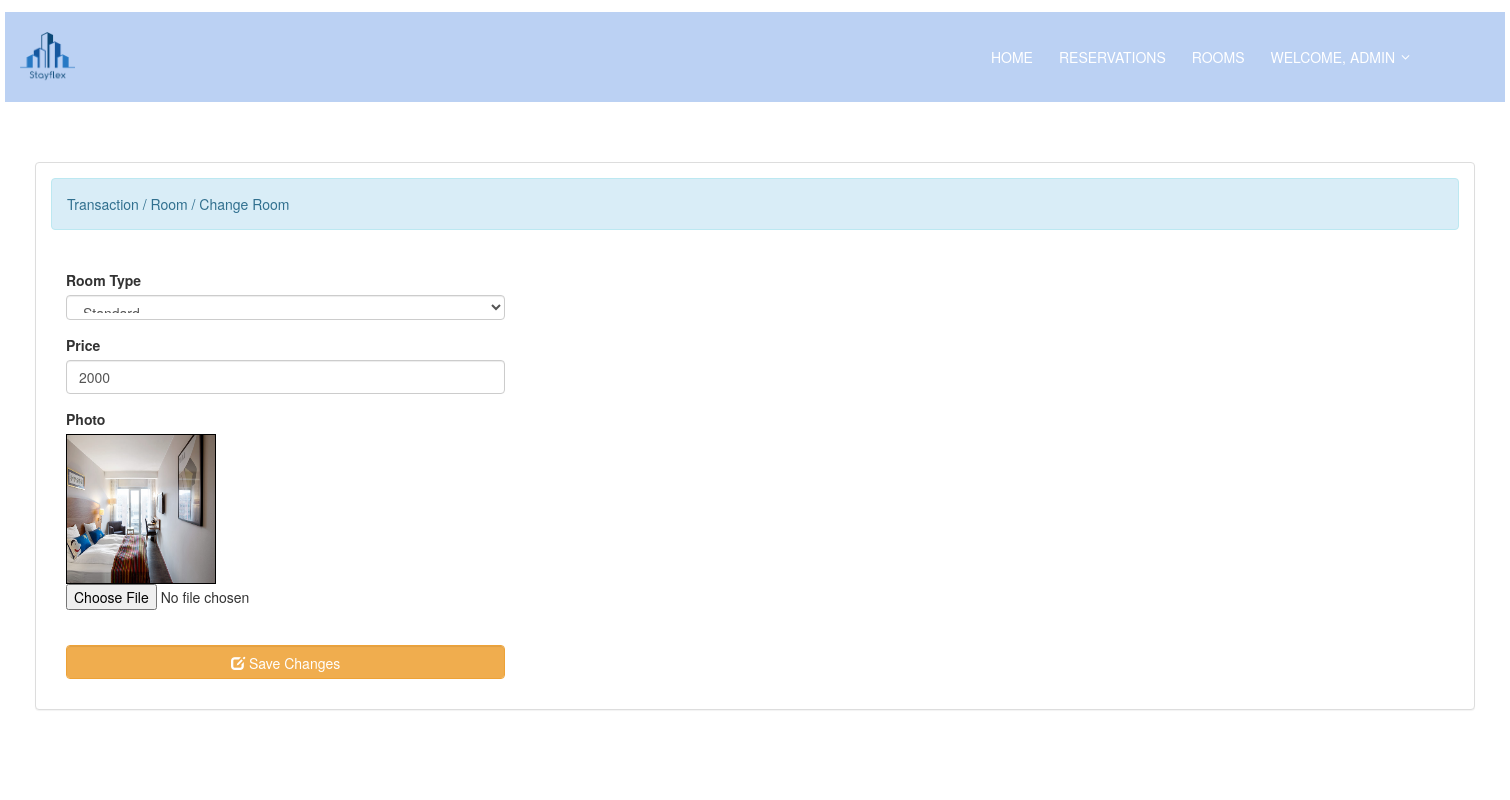
Screenshot of /admin/edit_room.php?room_id=1 (signed in) with the database file from the repository.
### tables this page shows
CREATE TABLE `room` (
  `room_id` int(11) NOT NULL,
  `room_type` varchar(50) NOT NULL,
  `total` int(100) NOT NULL,
  `price` varchar(11) NOT NULL,
  `photo` varchar(100) NOT NULL,
  `description` varchar(255) NOT NULL
);

### admin/edit_room.php (the view, shortened to what this page needs)
<?php
include "includes/header.php";
?>
<section class="destinations-area section-gap">
	<div class="container">
	<div class = "container-fluid">
		<div class = "panel panel-default">
			<div class = "panel-body">
				<div class = "alert alert-info">Transaction / Room / Change Room</div>
				<br />
				<div class = "col-md-4">
					<?php
						$query = $conn->query("SELECT * FROM `room` WHERE `room_id` = '$_REQUEST[room_id]'") or die(mysqli_error());
						$fetch = $query->fetch_array();
					?>
					<form method = "POST" enctype = "multipart/form-data">
						<div class = "form-group">
							<label>Room Type </label>
							<select class = "form-control" required = required name = "room_type">
								<option value = "Standard" <?php if($fetch['room_type'] == "Standard"){echo "selected";}?>>Standard</option>
							</select>
						</div>
						<div class = "form-group">
							<label>Price </label>
							<input type = "number" min = "0" max = "999999999" value = "<?php echo $fetch['price']?>" class = "form-control" name = "price" />
						</div>
						<div class = "form-group">
							<label>Photo </label>
							<div id = "preview" style = "width:150px; height :150px; border:1px solid #000;">
								<img src = "../photo/<?php echo $fetch['photo']?>" id = "lbl" width = "100%" height = "100%"/>
							</div>
							<input type = "file" required = "required" id = "photo" name = "photo" />
						</div>
						<br />
						<div class = "form-group">
							<button name = "edit_room" class = "btn btn-warning form-control"><i class = "glyphicon glyphicon-edit"></i> Save Changes</button>
						</div>
					</form>
				</div>
			</div>
		</div>
	</div>
	</div>
</section>
<?php
	include "includes/footer.php";
?>

### css/main.css (style rules this page uses)
body { color: #777777; font-family: "Poppins", sans-serif; font-size: 14px; font-weight: 300; line-height: 1.625em; position: relative; }
select { display: block; }
.btn i, .btn-large i, .btn-floating i, .btn-large i, .btn-flat i { font-size: 1em; line-height: inherit; }
.section-gap { padding: 60px 0; }
.destinations-area { background: #ffffff; }

### rows the page displays
room: room_type "Standard", price "2000", photo (picture)

### other values shown
$_SESSION["username"] "ADMIN"
